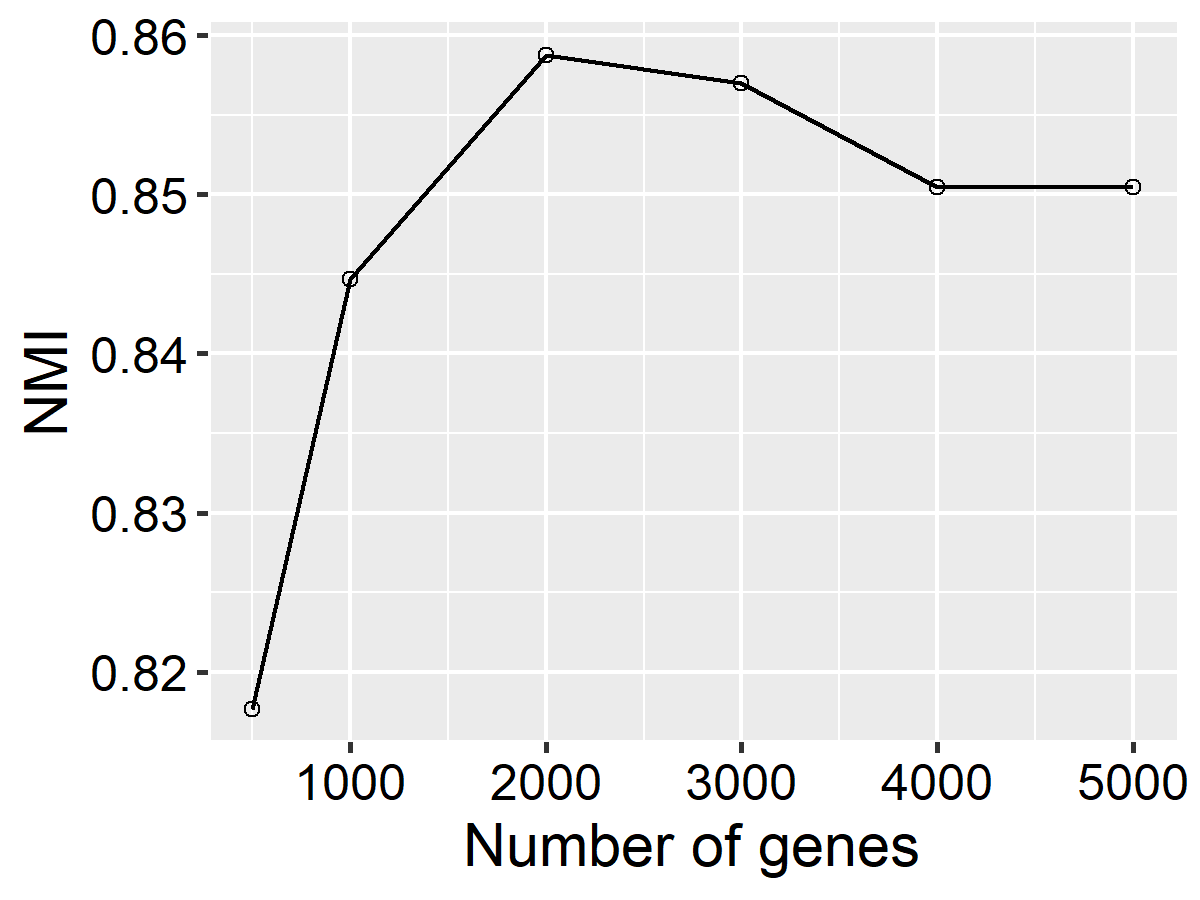

This figure's R source:
# remove all variables
print(getwd())
rm(list = ls())

# R packages
library("ggplot2")
library("ClusterR")
library("NMI")

# import helper functions
source('../My_code_myFuns/Add_Function_FULL.R')
# ------------------------------------------------------------------------------

# get time
ptm <- proc.time()

# ------------------------------------------------------------------------------
# load data
# 1_pollenData
# Samples: 301
# Genes: 8747
# Classes: 4
load("../My_data/1_pollenData/pollenData.RData")
dataSet = pollenData

Exp = dataSet$Exp
X = log2(Exp+1)

Label_ = data.frame(dataSet$sample.group,
                    get_true_num_label(dataSet$sample.group))

ncl = length(unique(true))

A = as.matrix(dataSet$ppi_Net)

true = get_true_num_label(dataSet$sample.group)
true_char = dataSet$sample.group
# ------------------------------------------------------------------------------
# parameter setting
k = 2000 
rho = .1 
gama = 1.5
palm_tol = 1e-3 
rho_tol = 1e-3
palm_maxiter = 100
rho_maxiter = 10

# ------------------------------------------------------------------------------
# test different methods
res_out = list(); t=1
ks = c(500, 1000, 2000, 3000, 4000, 5000)
for(k in ks){
  ResMat = matrix(0, 3, 10)  
  for(j in 1:10){
    print(j)
    # initialize 
    W0H0 = get_unif_init(X, ncl, nstart0=j)
    Winit = W0H0$W; Hinit = W0H0$H
    
    source('../My_code_myFuns/NMF_BCD.R')
    out0 = NMF(X, Winit, Hinit, tol=1e-3, maxit=500)
    
    # NMF_l20 algorithm
    source('../My_code_myFuns/SNMF_L20_new.R')
    out7 = SNMF_L20(X, out0$W, out0$H, k, palm_tol, palm_maxiter)
    preLab  = apply(out7$H,2,which.max)
    NMI     = get_NMI(true_char, preLab)
    # NMI     = external_validation(true, preLab, method= "nmi")
    purity  = external_validation(true, preLab, method= "purity")
    entropy = external_validation(true, preLab, method= "entropy")
    
    ResMat[,j] = c(NMI, purity, entropy)
    row.names(ResMat) = c("nmi", "purity", "entropy")
  }
  res_out[[t]] = ResMat; t = t + 1

  print(c(k,apply(ResMat,1,mean)))
}

NMIs = c()
for(i in 1:length(res_out)){
  NMIs[i] = mean(res_out[[i]]["nmi",])
}
plot(NMIs)

time = proc.time() - ptm; print(time)
save(res_out, NMIs, ks, file = "F11_pollen_NMF_l20.RData")
# ------------------------------------------------------------------------------
# ------------------------------------------------------------------------------
library(ggplot2)
dat = data.frame(para_c=ks, no_zero_num = NMIs)
mytheme = theme(axis.line=element_line(size=rel(1.2),colour="white"),
                axis.ticks=element_line(size=rel(1.2)),
                plot.title = element_text(hjust = 0.5),
                axis.title = element_text(size = rel(1.3)),
                axis.text = element_text(colour = "black",size=rel(1.1)),
                legend.title =element_text(size=1, colour="white"),
                legend.text=element_text(size=rel(1.3), colour="black"))

p1 = ggplot(dat, aes(x=para_c, y=no_zero_num)) + geom_line() + geom_point(shape = 1, size = 1.5) +
  labs(title = NULL, x = "Number of genes", y = "NMI") + mytheme
p1

ggsave("F11_pollen_NMF_l20.png", width = 4, height = 3, units = "in")
# ------------------------------------------------------------------------------
